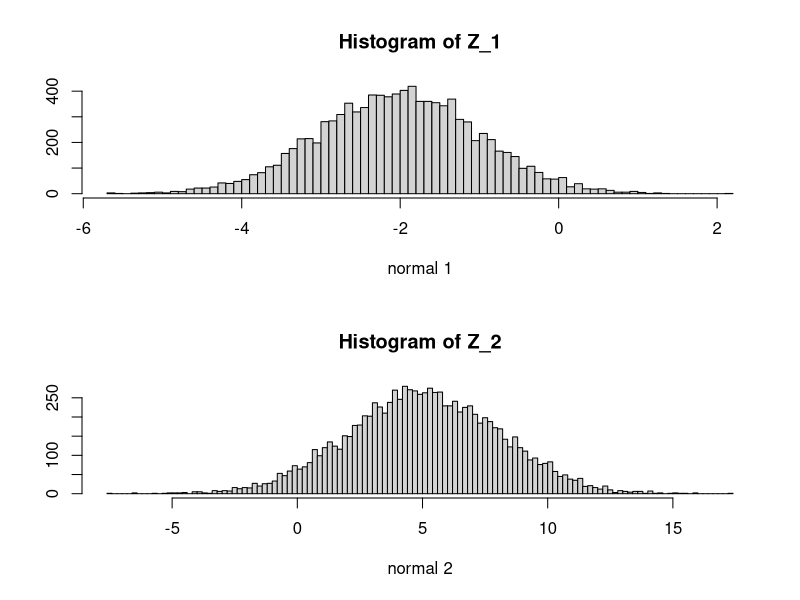
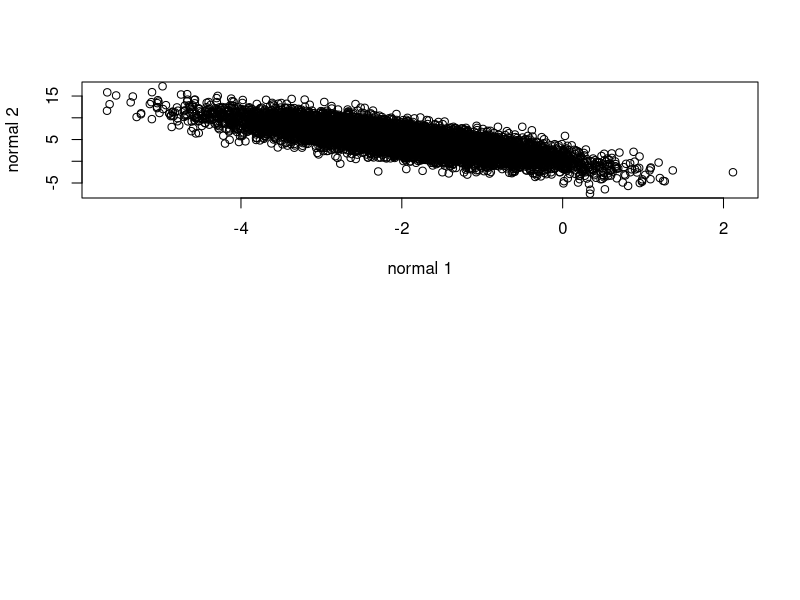
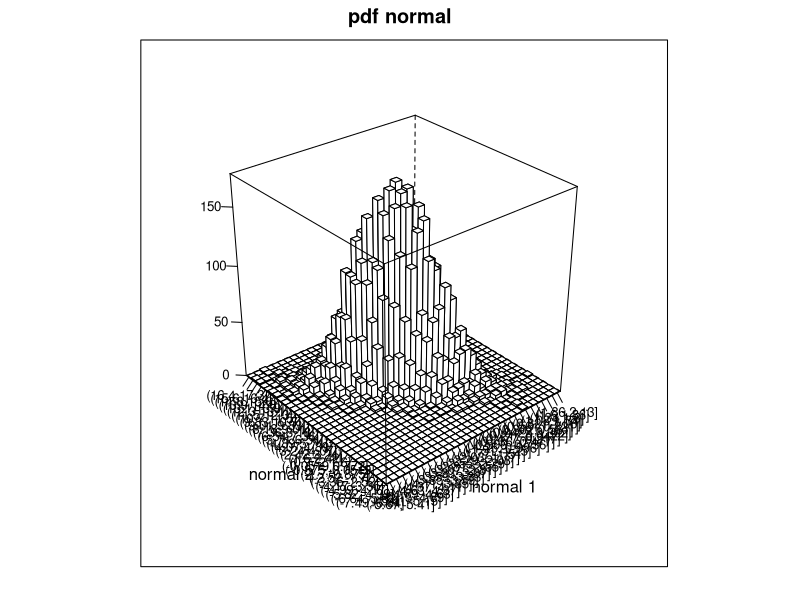
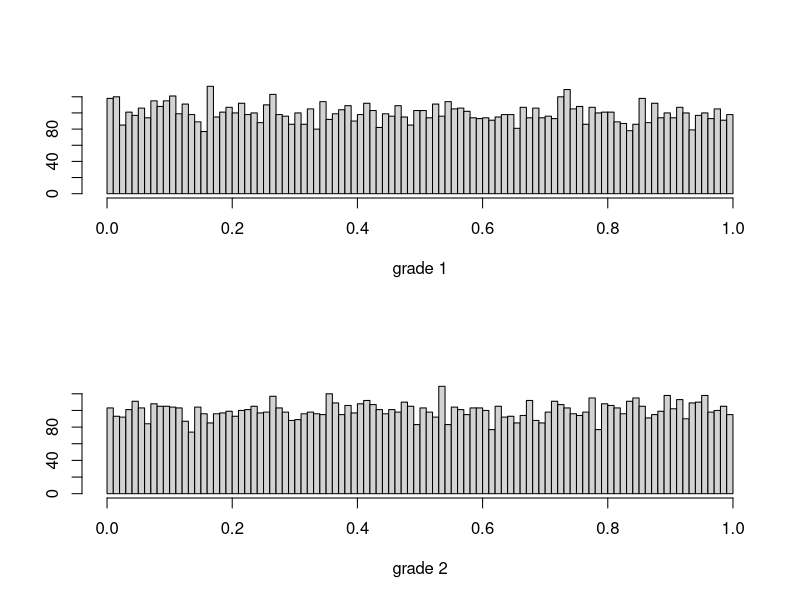
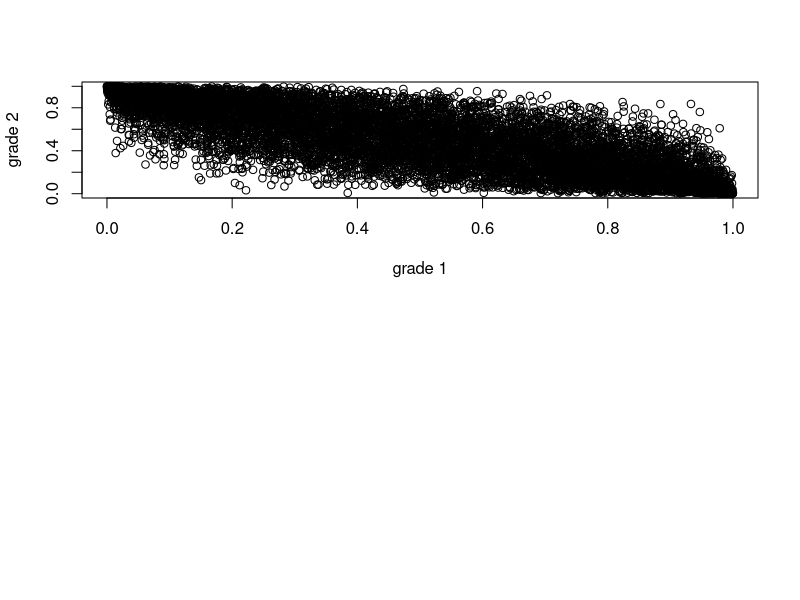
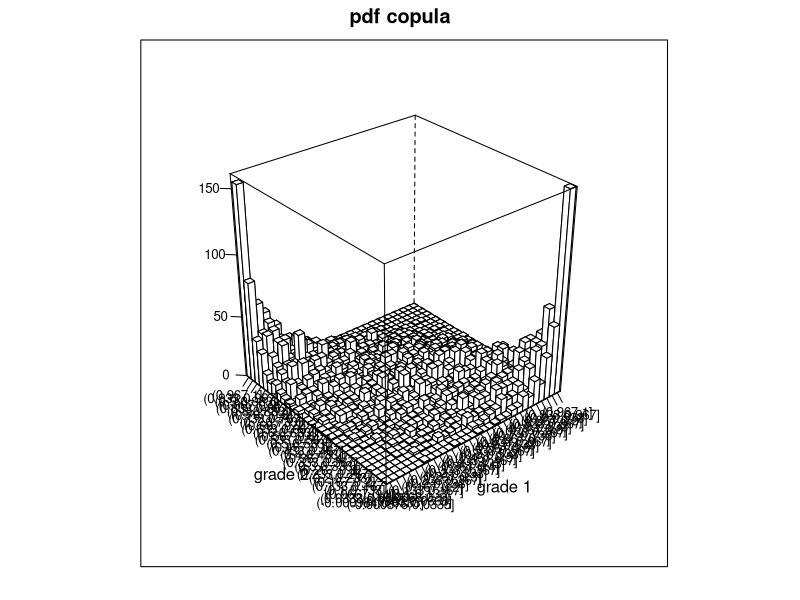

Recreate these plots in R, in order. (Note: this script raises an error after producing the figures.)
#' This script generates draws from a bivariate distribution with different marginals,
#' as described in A. Meucci, "Risk and Asset Allocation", Springer, 2005,  Chapter 2.
#'
#' @references
#' \url{http://}
#' See Meucci's script for "S_AnalyzeLognormalCorrelation.m"
#'
#' @author Xavier Valls \email{flamejat@@gmail.com}
#' @export

library(mvtnorm);
library(latticeExtra);

###################################################################################################################
### input parameters

nSim = 10000;

# input for bivariate normal distribution

NormCorr   = -0.8;
NormStDev  = rbind( 1, 3 );  # NOTE: this input plays no role in the final output
NormExpVal = rbind( -2, 5 ); # NOTE: this input plays no role in the final output

# input for first marginal
nu_1 = 9;
sigmasq_1 = 2;

mu_2 = 0;
sigmasq_2 = 0.04;

# input for second marginal
nu_2 = 7;

###################################################################################################################
### Generate draws from a bivariate normal distribution

NormCorrMatrix = rbind( c( 1, NormCorr ), c( NormCorr, 1 ));
NormCovMatrix  = diag( c( NormStDev ) ) %*% NormCorrMatrix %*% diag( c( NormStDev) );

Z = rmvnorm( nSim, NormExpVal, NormCovMatrix );

Z_1 = Z[, 1];
Z_2 = Z[, 2];

# display marginals: as expected, they are normal

NumBins = round(10 * log(nSim));
par( mfrow = c( 2, 1) );
hist( Z_1, NumBins, xlab = "normal 1", ylab = "" );
hist( Z_2, NumBins, xlab = "normal 2", ylab = "" );

plot( Z_1, Z_2, type = "p", xlab = "normal 1", ylab = "normal 2" );


# 3d histograms 

NumBins2D = round(sqrt(100 * log(nSim)));
Z_3 = table( cut (Z_1, NumBins2D ), cut ( Z_2, NumBins2D));

cloud( Z_3, panel.3d.cloud = panel.3dbars, scales = list( arrows = FALSE, just = "right" ), 
	xlab = "normal 1", ylab = "normal 2", zlab="", main = "pdf normal" );

###################################################################################################################
### Generate draws from the copula

U_1 = pnorm( Z[ , 1 ], NormExpVal[ 1 ], NormStDev[ 1 ]);  # grade 1
U_2 = pnorm( Z[ , 2 ], NormExpVal[ 2 ], NormStDev[ 2 ]);  # grade 2
U = c( U_1, U_2 ); # joint realizations from the required copula

# plot copula
NumBins = round(10 * log(nSim));
par( mfrow = c( 2, 1) );
hist( U_1, NumBins, xlab = "grade 1", ylab = "", main = "" );
hist( U_2, NumBins, xlab = "grade 2", ylab = "", main = "" );

# joint sample
plot(U_1, U_2, xlab="grade 1", ylab="grade 2" );

# 3d histogram
NumBins2D = round(sqrt(100 * log(nSim)));
U_3 = table( cut (U_1, NumBins2D ), cut ( U_2, NumBins2D ));
cloud( U_3, panel.3d.cloud = panel.3dbars, scales = list( arrows = FALSE, just = "right" ), 
	xlab = "grade 1", ylab = "grade 2", zlab="", main = "pdf copula" );

###################################################################################################################
### Generate draws from the joint distribution
a = nu_1 / 2;
b = 2 * sigmasq_1;
X_1 = qgamma( U_1, a, b );

sigma_2 = sqrt( sigmasq_2 );
X_2 = qlnorm( U_2, mu_2, sigma_2 );

X = C(X_1, X_2); # joint realizations from the required distribution

###################################################################################################################
### Plot joint distribution
# marginals: as expected, the histograms (pdf's) do NOT change as NormCorr varies

NumBins = round(10 * log(nSim));


par( mfrow = c( 2, 1) );
# Student t distribution
hist( X_1, NumBins, xlab = "gamma", ylab = "", main = "" );
# chi-square distribution
hist( X_2, NumBins, xlab = "lognormal", ylab = "", main = "" );

# joint sample
plot(X_1, X_2, xlab="gamma", ylab="lognormal" );

# 3d histogram
NumBins2D = round(sqrt(100 * log(nSim)));
X_3 = table( cut (X_1, NumBins2D ), cut ( X_2, NumBins2D ));
cloud( X_3, panel.3d.cloud = panel.3dbars, scales = list( arrows = FALSE, just = "right" ), 
	xlab = "gamma", ylab = "lognormal", zlab="", main = "pdf joint distribution" );
